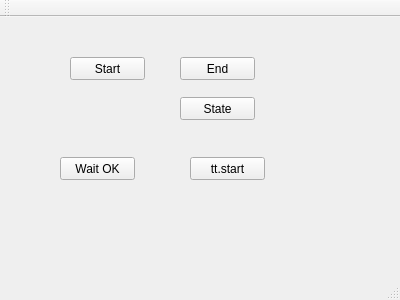
<?xml version="1.0" encoding="UTF-8"?>
<ui version="4.0">
 <class>MainWindow</class>
 <widget class="QMainWindow" name="MainWindow">
  <property name="geometry">
   <rect>
    <x>0</x>
    <y>0</y>
    <width>400</width>
    <height>300</height>
   </rect>
  </property>
  <property name="windowTitle">
   <string>MainWindow</string>
  </property>
  <widget class="QWidget" name="centralWidget">
   <widget class="QPushButton" name="pushButton">
    <property name="geometry">
     <rect>
      <x>70</x>
      <y>40</y>
      <width>75</width>
      <height>23</height>
     </rect>
    </property>
    <property name="text">
     <string>Start</string>
    </property>
   </widget>
   <widget class="QPushButton" name="pushButton_2">
    <property name="geometry">
     <rect>
      <x>180</x>
      <y>40</y>
      <width>75</width>
      <height>23</height>
     </rect>
    </property>
    <property name="text">
     <string>End</string>
    </property>
   </widget>
   <widget class="QPushButton" name="pushButton_3">
    <property name="geometry">
     <rect>
      <x>180</x>
      <y>80</y>
      <width>75</width>
      <height>23</height>
     </rect>
    </property>
    <property name="text">
     <string>State</string>
    </property>
   </widget>
   <widget class="QPushButton" name="pushButton_4">
    <property name="geometry">
     <rect>
      <x>60</x>
      <y>140</y>
      <width>75</width>
      <height>23</height>
     </rect>
    </property>
    <property name="text">
     <string>Wait OK</string>
    </property>
   </widget>
   <widget class="QPushButton" name="pushButton_5">
    <property name="geometry">
     <rect>
      <x>190</x>
      <y>140</y>
      <width>75</width>
      <height>23</height>
     </rect>
    </property>
    <property name="text">
     <string>tt.start</string>
    </property>
   </widget>
  </widget>
  <widget class="QMenuBar" name="menuBar">
   <property name="geometry">
    <rect>
     <x>0</x>
     <y>0</y>
     <width>400</width>
     <height>23</height>
    </rect>
   </property>
  </widget>
  <widget class="QToolBar" name="mainToolBar">
   <attribute name="toolBarArea">
    <enum>TopToolBarArea</enum>
   </attribute>
   <attribute name="toolBarBreak">
    <bool>false</bool>
   </attribute>
  </widget>
  <widget class="QStatusBar" name="statusBar"/>
 </widget>
 <layoutdefault spacing="6" margin="11"/>
 <resources/>
 <connections/>
</ui>
